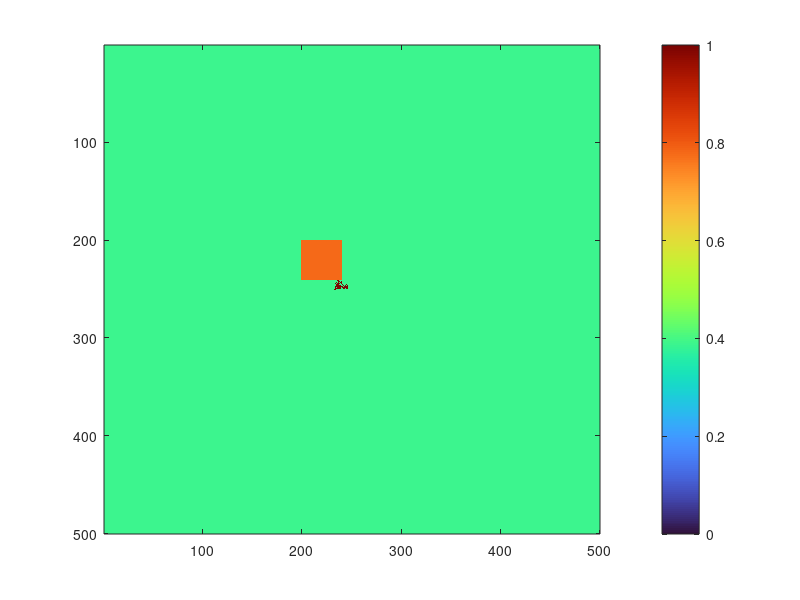

Reproduce this figure in MATLAB.
% Create an environment of size 100x100
size = 500;
data = 100.*ones(size,size);
%Create a 50x50 food source at x_food,y_food
x_food = 220; y_food = 220;
data(x_food-20:x_food+20,y_food-20:y_food+20) = 200;

% Initializing
% Max Iterations
max_iter = 1000;
% Robot Spawn position;
%x = randi(size);
%y = randi(size);
start = round(size/2);
x = start; y = start;
data(x,y) = 255; % Marking the places robot has visited with red

% Food found flag
found = 0;

for i = 1:max_iter
    if found == 0
        s = 0;
        while s==0
            s = round(normrnd(0,1));
        end
        dx = 0; dy = 0;
        while dx == 0 && dy == 0
            dx = randi(3)-2;
            dy = randi(3)-2;
        end
        for j = 1:abs(s)
            x = max(min(x+dx,size),1);
            y = max(min(y+dy,size),1);
            if data(x,y) == 200
                found = 1;
                break
            end
            data(x,y) = 255;
        end
    end
    if found == 1
        while x ~= start || y ~= start
            if x<start
                x = x+1;
            end
            if x>start
                x = x-1;
            end
            if y<start
                y = y+1;
            end
            if y>start
                y = y-1;
            end
            data(x,y) = 255;
            % Display it.
            image(data);
            % Initialize a color map array of 256 colors.
            colorMap = turbo(256);
            % Apply the colormap and show the colorbar
            colormap(colorMap);
            colorbar;
            pause(0.001);
        end
        break
    end
    % Display it.
    image(data);
    % Initialize a color map array of 256 colors.
    colorMap = turbo(256);
    % Apply the colormap and show the colorbar
    colormap(colorMap);
    colorbar;
    pause(0.001);
    display(i);
end


% Display it.
image(data);
% Initialize a color map array of 256 colors.
colorMap = turbo(256);
% Apply the colormap and show the colorbar
colormap(colorMap);
colorbar;